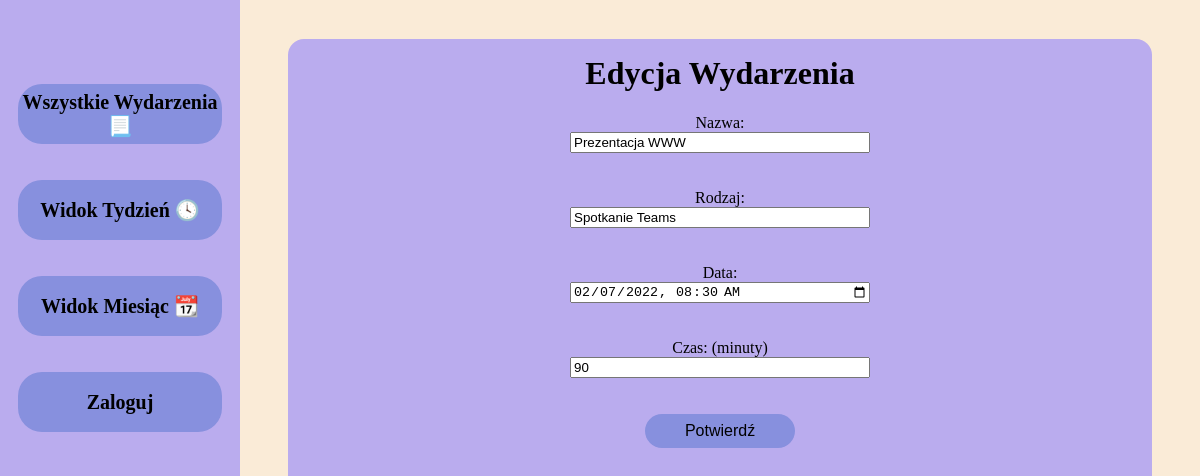
Screenshot of /event_edit.php?id=1 with the database file from the repository.
### tables this page shows
CREATE TABLE event 
                (id integer primary key autoincrement, 
                name char(200), 
                type char(200), 
                day int(2), 
                month int(2), 
                year int(4), 
                hour int(2), 
                minutes int(4), 
                time int(100)
                );

### event_edit.php (the view, shortened to what this page needs)
<?php include "./templates/_top.php"; ?>
<div id="content">
    <div id="tab">
        <h1>Edycja Wydarzenia</h1>
        <form action='./scripts/edit_script.php' method='post'>
            <?php
            function add_zero($x)
            {
                if (strlen($x) == 1) return '0' . $x;
                else return $x;
            }
            $id = $_GET['id'];
            $db = new SQLite3('./src/database.db');
            $sql = "SELECT * FROM event WHERE id='$id'";
            $result = $db->query($sql);
            $r = $result->fetchArray();
            $date = $r['year'] . '-' . add_zero($r['month']) . '-' . add_zero($r['day']) . 'T' . add_zero($r['hour']) . ':' . add_zero($r['minutes']);
            echo "Nazwa: <br>";
            echo "<input name='name' type='text' value='$r[name]'><br><br>";
            echo "Rodzaj: <br>";
            echo "<input name='type' type='text' value='$r[type]'><br><br>";
            echo "Data: <br>";
            echo "<input name='date' type='datetime-local' value='$date'><br><br>";
            echo "Czas: (minuty)<br>";
            echo "<input name='time' type='numer' value='$r[time]'><br><br>";
            ?>
            <input type="submit" value="Potwierdź">
        </form>
    </div>
</div>
<?php include "./templates/_bottom.php"; ?>

### src/style.css (style rules this page uses)
body { background-color: antiquewhite; }
form { display: block; margin: 0 auto; width: 300px; }
input, textarea, select { box-sizing: border-box; display: block; margin: 0 auto; width: 100%; }
input[type=submit] { background-color: rgb(135, 144, 222); border-radius: 24px; border: 0px; color: black; cursor: pointer; font-size: 16px; margin: auto; padding: 8px 16px; text-decoration: none; width: 50%; }
#content { height: 100%; left: 20%; margin: 0; position: absolute; top: 0; width: 80%; }
#tab { background-color: #baacee; border-radius: 16px; height: 90%; margin-left: auto; margin-right: auto; text-align: center; transform: translateY(2.5%); width: 90%; }
h1, h2 { padding-top: 16px; }

### rows the page displays
event: name "Prezentacja WWW", type "Spotkanie Teams", date "02/07/2022 08:30", time "90"
